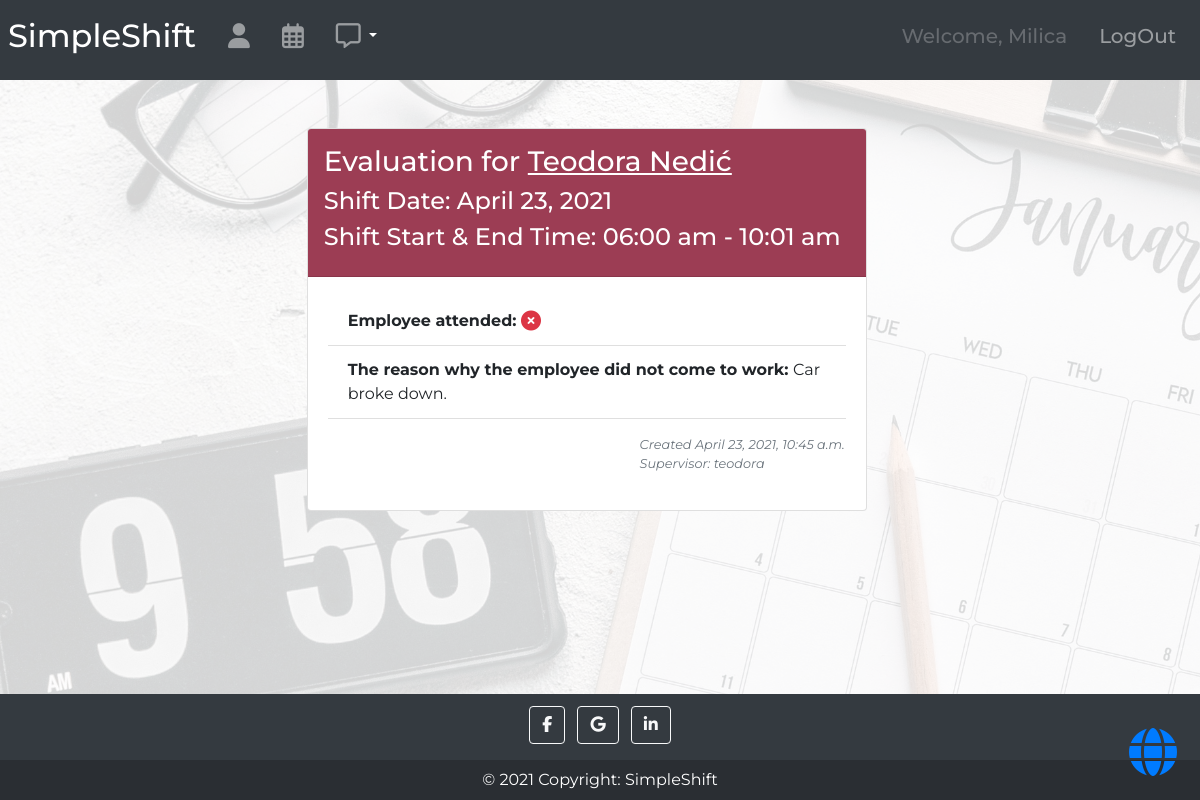
Page /shifts/evaluation/14/ (signed in) on the committed database.
### shifts/models/employee_model.py (models this page shows, shortened)
class Employee(SimpleEmailConfirmationUserMixin, AbstractUser):
    job = models.ManyToManyField('Job', blank=True, related_name='employees')
    is_admin = models.BooleanField(default=False)
    is_employee = models.BooleanField(default=False)
    is_logged = models.BooleanField(default=False)
    def __str__(self):
        if self.first_name:
            return f"{self.first_name} {self.last_name}"
        else:
            return f"{self.username}"

### shifts/models/shift_evaluation_model.py (models this page shows, shortened)
class ShiftEvaluation(models.Model):
    shiftemployee = models.OneToOneField(ShiftEmployee,
                                         on_delete=models.CASCADE,
                                         related_name='evaluation',
                                         blank=True,
                                         null=True)
    author = models.CharField(max_length=50)
    date_created = models.DateTimeField(blank=True, null=True)
    employee_started = models.DateTimeField(blank=True, null=True)
    employee_ended = models.DateTimeField(blank=True, null=True)
    employee_has_come = models.BooleanField(default=True, blank=True)
    reason_employee_has_not_come = models.CharField(max_length=255, null=True, blank=True)
    shift_fee = models.DecimalField("Shift Fee EUR", decimal_places=2, max_digits=10, blank=True, default=0)

### shifts/models/shift_employee_model.py (models this page shows, shortened)
class ShiftEmployee(models.Model):
    shift = models.ForeignKey('Shift', on_delete=models.CASCADE, related_name='assigned')
    employee = models.ForeignKey('Employee', on_delete=models.CASCADE, null=True, related_name='assigned')
    status = models.CharField(max_length=20, null=True, blank=True)
    absence_reason = models.CharField(max_length=255, null=True, blank=True)
    absence_report_time = models.DateTimeField(null=True, blank=True)

### shifts/models/shift_model.py (models this page shows, shortened)
class Shift(models.Model):
    start_time = models.DateTimeField()
    end_time = models.DateTimeField()
    job_type = models.ForeignKey('Job', on_delete=models.CASCADE, related_name='shifts')
    required_employees = models.PositiveIntegerField(default=1)
    def __str__(self):
        return f"{ self.get_start_time().strftime('%I:%M %p') } - { self.get_end_time().strftime('%I:%M %p') }".lower()
    def get_start_time(self):
        return self.start_time.replace(tzinfo=timezone.utc).astimezone(tz=None)
    def get_end_time(self):
        return self.end_time.replace(tzinfo=timezone.utc).astimezone(tz=None)

### shifts/views/shift_evaluation_views.py (the view)
# urls.py: path('evaluation/<pk>/', ShiftEvaluationDetailView.as_view(), name='evaluation_detail'),
class ShiftEvaluationDetailView(LoginRequiredMixin, generic.DetailView):
    template_name = 'shifts/evaluation_detail.html'
    queryset = ShiftEvaluation.objects.all()
    context_object_name = 'evaluation'

### shifts/templates/shifts/evaluation_detail.html (shortened to what this page needs)
{% extends 'base.html' %}
{% block content %}
<div class="row justify-content-center container-fluid">
    <div class="col-sm-7 m-0">
        <div class="card m-0 m-5 p-0 " style="width: 35rem;">
            <div class="card-header text-white m-0 p-3" style="background-color:#9c3d54;">
                <h3>Evaluation for <u>{{ evaluation.shiftemployee.employee }}</u></h3>
                <h4>Shift Date: {{ evaluation.shiftemployee.shift.start_time.date }}</h4>
                <h4>Shift Start & End Time: {{ evaluation.shiftemployee.shift }}</h4>
            </div>
            <div class="card-body m-0">
                <ul class="list-group list-group-flush">
                    <li class="list-group-item"><b>Employee attended: </b>{% if evaluation.employee_has_come %}<i class="text-success far fa-check-circle fa-lg"></i>{% else %}<i class="text-danger fas fa-times-circle fa-lg"></i>{% endif %} </li>
                    {% if not evaluation.employee_has_come %}
                    <li class="list-group-item"><b>The reason why the employee did not come to work: </b>{{ evaluation.reason_employee_has_not_come }}</li>
                    {% endif %}
                </ul>
                <div class="row p-3 float-right">
                    <small class=" text-muted"><i>Created {{ evaluation.date_created }} <br>Supervisor: {{ evaluation.author }}</i></small>
                </div>
            </div>
        </div>
    </div>
</div>
{% endblock %}

### templates/navbar.html (shortened to what this page needs)
{% load notifications_tags %}
<nav class="navbar navbar-expand-lg navbar-dark bg-dark p-2">
  <a class="navbar-brand" href="{% url 'home' %}"><h2>SimpleShift</h2></a>
  <div class="collapse navbar-collapse" id="navbarToggler">
    {% if user.is_authenticated %}
    <ul class="navbar-nav mr-auto mt-2 mt-lg-0">
        <li class="nav-item p-2">
            <a class="nav-link" title='Profile' href="{% url 'employee_detail' pk=user.pk %}"><h5><i class="fas fa-user fa-lg"></i></h5></a>
        </li>
        <li class="nav-item p-2">
            <a class="nav-link" title='Shift schedule' href="{% url 'shifts:shift_list' %}"><h5><i class="far fa-calendar-alt fa-lg"></i></h5></a>
        </li>
         <li class="nav-item pt-2 pb-2 pl-2">
             <a  href="{% url 'shifts:notice' %}" class="nav-link notification" title='Notifications'>
                     <h5><i class="far fa-comment-alt fa-lg"></i></h5>
             </a>
         </li>
             <li class="nav-item pt-3 pb-2 dropdown show" style="cursor:pointer;color:white;">
                 <a class="dropdown-toggle" id="dropdownMenuLink" data-toggle="dropdown" aria-haspopup="true" aria-expanded="false"></a>
             </li>
    </ul>
    {% endif %}
    <ul class="navbar-nav ml-auto mt-2 mt-lg-0">
        {% if user.is_authenticated %}
        <li class="nav-item p-2">
            <a class="nav-link disabled"><h5>Welcome, {{ user.first_name }}</h5></a>
        </li>
        <li class="nav-item p-2">
            <a class="nav-link" href="{% url 'logout' %}"><h5>LogOut</h5></a>
        </li>
        {% endif %}
    </ul>
  </div>
</nav>

### static/css/master.css (style rules this page uses)
html, body { height: 100%; font-family: 'Montserrat', sans-serif; }
body { display: flex; flex-direction: column; }
.notification { position: relative; display: inline-block; }

### rows in the picture
Employee: first_name "Milica"
ShiftEvaluation: shiftemployee.employee "Teodora Nedić", shiftemployee.shift.start_time "April 23, 2021", shiftemployee.shift "06:00 am - 10:01 am", reason_employee_has_not_come "Car broke down.", date_created "April 23, 2021, 10:45 a.m.", author "teodora"
